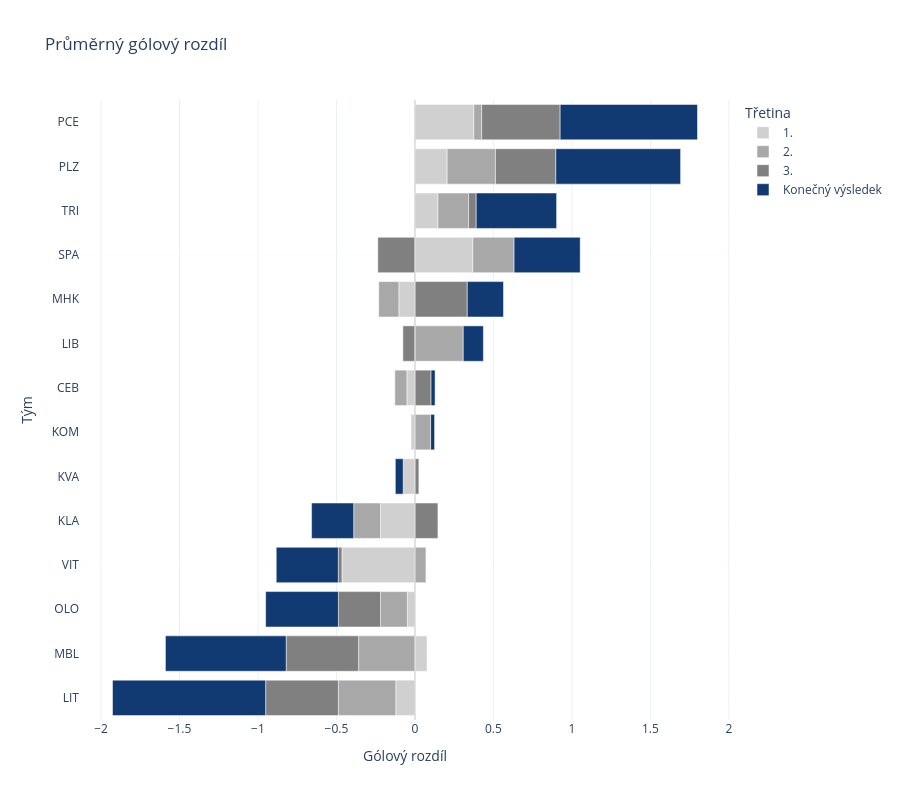

The notebook cell saved with this chart:
### Code cell
fig = px.bar(
    team_period,
    x="gdiff",
    y="team",
    color="period_label",
    orientation="h",
    title="Průměrný gólový rozdíl",
    color_discrete_map=COLOR_MAP,
    labels={
        "period_label": "Třetina",
        "gdiff": "Gólový rozdíl",
        "team": "Tým",
    },
)

fig.update_layout(
    xaxis_title="Gólový rozdíl",
    yaxis_title="Tým",
    height=800,
)

fig.add_vline(x=0, line_width=1, line_color="lightgray")

order = (
    team_period[team_period["period"] == "F"]
    .sort_values("gdiff")["team"]
)

fig.update_yaxes(
    categoryorder="array", 
    categoryarray=order,
    showgrid=True,
    gridwidth=0.1,
    gridcolor="rgba(0,0,0,0.1)",
                )

fig.show()

### Figure 1 — Plotly figure (JSON) as saved in the notebook; plotly's stock layout.template omitted (floating-point values rounded to 4 significant figures)
{"data": [{"alignmentgroup": "True", "hovertemplate": "Třetina=1.<br>Gólový rozdíl=%{x}<br>Tým=%{y}<extra></extra>", "legendgroup": "1.", "marker": {"color": "#d0d0d0", "pattern": {"shape": ""}}, "name": "1.", "offsetgroup": "1.", "orientation": "h", "showlegend": true, "textposition": "auto", "type": "bar", "x": [-0.05128, -0.2195, -0.025, -0.075, 0, -0.122, 0.07692, -0.1026, -0.04878, 0.375, 0.2051, 0.3684, 0.1463, -0.4651], "xaxis": "x", "y": ["CEB", "KLA", "KOM", "KVA", "LIB", "LIT", "MBL", "MHK", "OLO", "PCE", "PLZ", "SPA", "TRI", "VIT"], "yaxis": "y"}, {"alignmentgroup": "True", "hovertemplate": "Třetina=2.<br>Gólový rozdíl=%{x}<br>Tým=%{y}<extra></extra>", "legendgroup": "2.", "marker": {"color": "#a8a8a8", "pattern": {"shape": ""}}, "name": "2.", "offsetgroup": "2.", "orientation": "h", "showlegend": true, "textposition": "auto", "type": "bar", "x": [-0.07692, -0.1707, 0.1, 0, 0.3077, -0.3659, -0.359, -0.1282, -0.1707, 0.05, 0.3077, 0.2632, 0.1951, 0.06977], "xaxis": "x", "y": ["CEB", "KLA", "KOM", "KVA", "LIB", "LIT", "MBL", "MHK", "OLO", "PCE", "PLZ", "SPA", "TRI", "VIT"], "yaxis": "y"}, {"alignmentgroup": "True", "hovertemplate": "Třetina=3.<br>Gólový rozdíl=%{x}<br>Tým=%{y}<extra></extra>", "legendgroup": "3.", "marker": {"color": "#808080", "pattern": {"shape": ""}}, "name": "3.", "offsetgroup": "3.", "orientation": "h", "showlegend": true, "textposition": "auto", "type": "bar", "x": [0.1026, 0.1463, 0, 0.025, -0.07692, -0.4634, -0.4615, 0.3333, -0.2683, 0.5, 0.3846, -0.2368, 0.04878, -0.02326], "xaxis": "x", "y": ["CEB", "KLA", "KOM", "KVA", "LIB", "LIT", "MBL", "MHK", "OLO", "PCE", "PLZ", "SPA", "TRI", "VIT"], "yaxis": "y"}, {"alignmentgroup": "True", "hovertemplate": "Třetina=Konečný výsledek<br>Gólový rozdíl=%{x}<br>Tým=%{y}<extra></extra>", "legendgroup": "Konečný výsledek", "marker": {"color": "#103A71", "pattern": {"shape": ""}}, "name": "Konečný výsledek", "offsetgroup": "Konečný výsledek", "orientation": "h", "showlegend": true, "textposition": "auto", "type": "bar", "x": [0.02564, -0.2683, 0.025, -0.05, 0.1282, -0.9756, -0.7692, 0.2308, -0.4634, 0.875, 0.7949, 0.4211, 0.5122, -0.3953], "xaxis": "x", "y": ["CEB", "KLA", "KOM", "KVA", "LIB", "LIT", "MBL", "MHK", "OLO", "PCE", "PLZ", "SPA", "TRI", "VIT"], "yaxis": "y"}], "layout": {"barmode": "relative", "height": 800, "legend": {"title": {"text": "Třetina"}, "tracegroupgap": 0}, "shapes": [{"line": {"color": "lightgray", "width": 1}, "type": "line", "x0": 0, "x1": 0, "xref": "x", "y0": 0, "y1": 1, "yref": "y domain"}], "title": {"text": "Průměrný gólový rozdíl"}, "xaxis": {"anchor": "y", "domain": [0, 1], "title": {"text": "Gólový rozdíl"}}, "yaxis": {"anchor": "x", "categoryarray": ["LIT", "MBL", "OLO", "VIT", "KLA", "KVA", "KOM", "CEB", "LIB", "MHK", "SPA", "TRI", "PLZ", "PCE"], "categoryorder": "array", "domain": [0, 1], "gridcolor": "rgba(0,0,0,0.1)", "gridwidth": 0.1, "showgrid": true, "title": {"text": "Tým"}}}}
